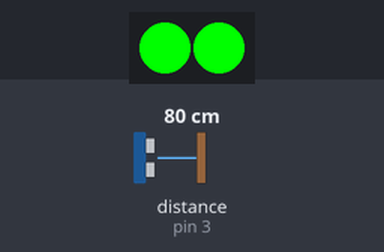
Recording of a sketch running on a simulated Arduino Uno, built with avr-gcc and run on an emulated ATmega328P. Shown: 2 RGB LEDs in strip order, left to right. The inputs (shaded band) are chosen by the test bench; at power-on: distance to the obstacle (sensor on pin 3) 80 cm.

Above: at 1.2 s.
1.3 s: distance to the obstacle (sensor on pin 3) set to 31 cm
2.8 s: distance to the obstacle (sensor on pin 3) set to 26 cm
At 3.3 s:
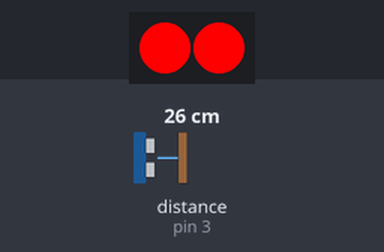
4.3 s: distance to the obstacle (sensor on pin 3) set to 35 cm
At 5.5 s:
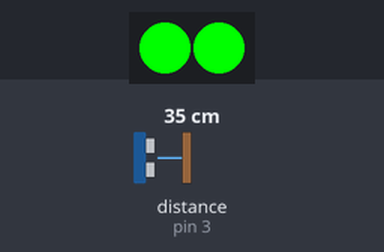
5.8 s: distance to the obstacle (sensor on pin 3) set to 2 cm
At 6.7 s:
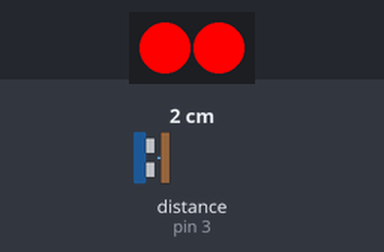
Timing chart, 0 to 8.3 s (numbered marks = the images above; inputs shaded):
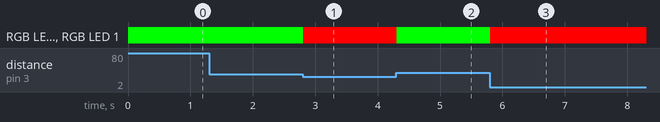

The sketch:

testBT.ino
```cpp
#include <Wire.h>
#include <SoftwareSerial.h>
#include <MeMCore.h>

MeUltrasonicSensor ultrasonic_3(3);
MeRGBLed rgbled_7(7, 7==7?2:4);

void setup(){
}

void loop(){
    if((ultrasonic_3.distanceCm()) < (30)){
        rgbled_7.setColor(0,255,0,0);
        rgbled_7.show();
    }else{
        rgbled_7.setColor(0,0,255,0);
        rgbled_7.show();
    }
}
```

Measured:
- the behaviour switches between 30 and 29 cm on distance to the obstacle (sensor on pin 3) (found by bisection; images 0 and 1)
- after the input at 1.3 s, every drawn part: stays the same
- after the input at 2.8 s, RGB LED 0, RGB LED 1: RGB(0, 255, 0) → RGB(255, 0, 0) at once
- after the input at 4.3 s, RGB LED 0, RGB LED 1: RGB(255, 0, 0) → RGB(0, 255, 0) at once
- after the input at 5.8 s, RGB LED 0, RGB LED 1: RGB(0, 255, 0) → RGB(255, 0, 0) at once
